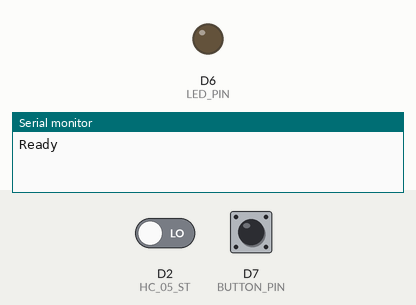
A sketch run on a simulated ESP8266 (NodeMCU). Shown: output pins drawn as LEDs (lit = HIGH), the last lines printed to the serial monitor. Dashed ring = blinking. The test bench sets the inputs (shaded band); at power-on: D2 (HC_05_ST) LOW, D7 (BUTTON_PIN) HIGH.

Above: at 1.12 s.
1.4 s: D2 (HC_05_ST) driven HIGH
At 2.8 s:
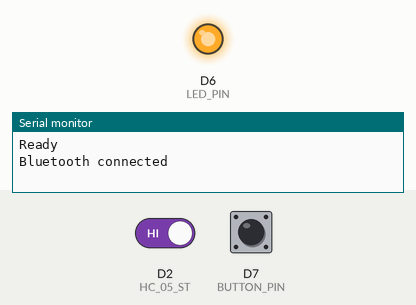
4.6 s: D2 (HC_05_ST) driven LOW
At 5.32 s:
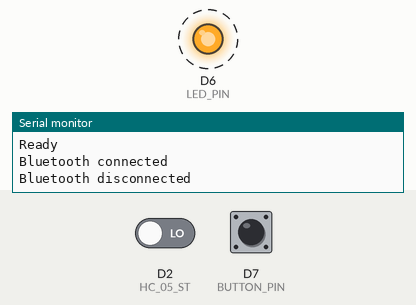
Timing chart, 0 to 13.6 s (numbered marks = the images above; inputs shaded):
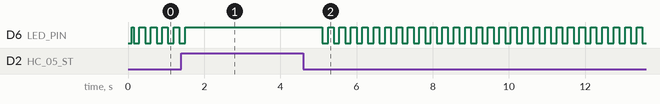

The sketch:

Big_Red_Button.ino
```cpp
#include <Bounce2.h>
#include <TaskScheduler.h>
#include <SoftwareSerial.h>

#define LED_PIN D6
#define BUTTON_PIN D7
#define HC_05_TX D4
#define HC_05_RX D3
#define HC_05_ST D2

Bounce debouncer = Bounce();
Scheduler runner;
SoftwareSerial BTSerial(HC_05_TX, HC_05_RX); // RX | TX : reversed relative to HC-05 module

void setLedState();
void checkConnectedState();

Task tSetLedState(150, TASK_FOREVER, &setLedState);
Task tCheckConnectedState(500, TASK_FOREVER, &checkConnectedState);

bool btConnected = false;
int ledState = LOW;
// True when switch is pressed
bool switchState;

void setup() {
  pinMode(HC_05_ST, INPUT);
  pinMode(LED_PIN, OUTPUT);

  debouncer.attach(BUTTON_PIN, INPUT_PULLUP);
  debouncer.interval(25);
  switchState = debouncer.read() == LOW;  // closed == LOW

  runner.init();
  runner.addTask(tSetLedState);
  tSetLedState.enable();
  runner.addTask(tCheckConnectedState);
  tCheckConnectedState.enable();

  Serial.begin(38400);
  BTSerial.begin(38400);  // HC-05 factory default (some modules come preconfigured 9600 bps)
  delay(100);
  Serial.println("Ready");
}

void loop() {
  runner.execute();
  updateButtons();
}

void updateButtons() {
  debouncer.update();
  if (debouncer.rose() || debouncer.fell()) {
    // Invert switch state on rise or fall.
    switchState = !switchState;
    if (btConnected)
      BTSerial.write(switchState ? "pressed\r\n" : "reset\r\n");
    Serial.println(switchState ? "Button was pressed" : "Button was reset");
  }
}

void checkConnectedState() {
  bool lastState = btConnected;
  btConnected = digitalRead(HC_05_ST) == HIGH;
  if (lastState != btConnected) {
    Serial.println(btConnected ? "Bluetooth connected" : "Bluetooth disconnected");
    if (btConnected) {
      BTSerial.write("Initial switch state: ");
      BTSerial.write(switchState ? "pressed\r\n" : "reset\r\n");
    }
  }
}

void setLedState() {
  if (btConnected) {
    digitalWrite(LED_PIN, HIGH);
  } else {
    // Flash LED when not connected
    ledState = ledState ? LOW : HIGH;
    digitalWrite(LED_PIN, ledState);
  }
}
```

Measured:
- after the input at 1.4 s, D6 (LED_PIN): goes on until 1.5 s, then stays HIGH
- after the input at 4.6 s, D6 (LED_PIN): alternates HIGH for 0.15 s and LOW for 0.15 s, starting after 0.50 s
- by itself, D6 (LED_PIN): repeats every 0.30 s: LOW 0.15 s, HIGH 0.15 s
